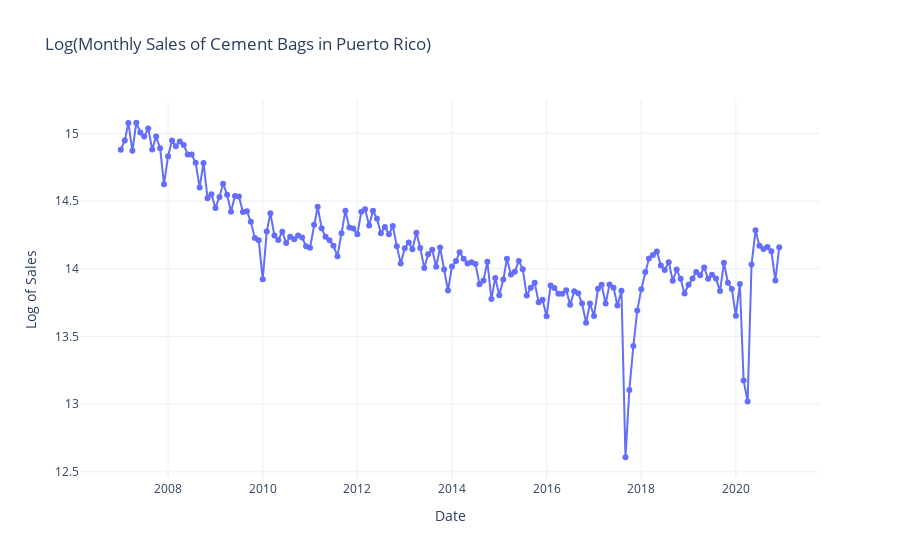

The notebook cell saved with this chart:
### Code cell
# Plot log transformed sales

fig = go.Figure()

# plot original Sales column
fig.add_trace(go.Scatter(
    x=df_train.index,
    y=np.log(df_train['Sales']),
    mode='lines+markers',
    name='Log(Sales)',
    line=dict(color='#636EFA'),
    marker=dict(color='#636EFA')))

# plot config
fig.update_layout(
    title='Log(Monthly Sales of Cement Bags in Puerto Rico)',
    xaxis_title='Date',
    yaxis_title='Log of Sales',
    template='plotly_white',
    hovermode='x'
)

fig.show()

### Figure 1 — Plotly figure (JSON) as saved in the notebook; plotly's stock layout.template omitted (floating-point values rounded to 4 significant figures; data arrays with more than 128 entries replaced by an {"elided": "..."} marker saying what was removed)
{"data": [{"line": {"color": "#636EFA"}, "marker": {"color": "#636EFA"}, "mode": "lines+markers", "name": "Log(Sales)", "x": {"elided": "168 str values"}, "y": {"elided": "168 float values"}, "type": "scatter"}], "layout": {"title": {"text": "Log(Monthly Sales of Cement Bags in Puerto Rico)"}, "xaxis": {"title": {"text": "Date"}}, "yaxis": {"title": {"text": "Log of Sales"}}, "hovermode": "x"}}
